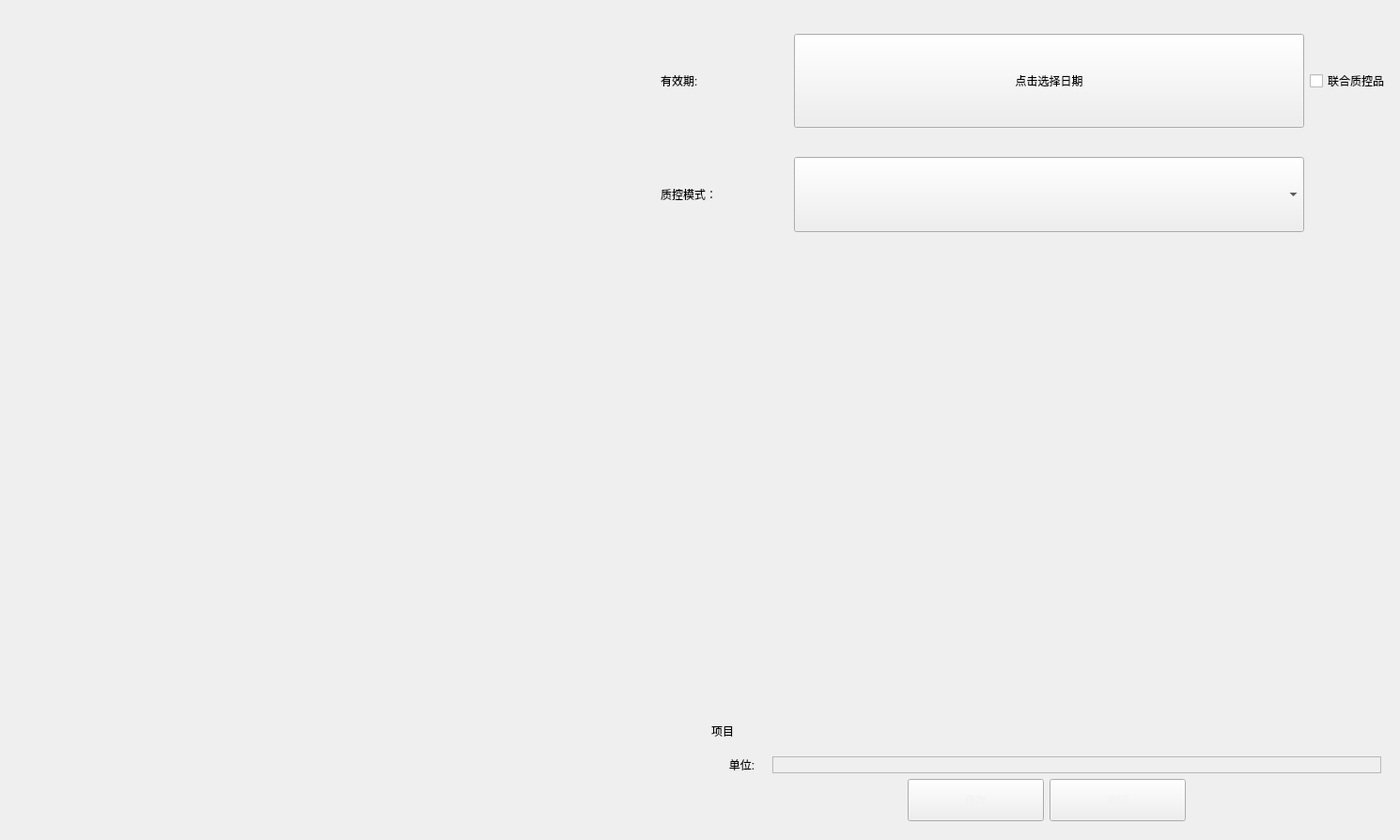
<?xml version="1.0" encoding="UTF-8"?>
<ui version="4.0">
 <class>QCSettingEdit</class>
 <widget class="QWidget" name="QCSettingEdit">
  <property name="geometry">
   <rect>
    <x>0</x>
    <y>0</y>
    <width>1490</width>
    <height>894</height>
   </rect>
  </property>
  <property name="windowTitle">
   <string>Form</string>
  </property>
  <layout class="QVBoxLayout" name="verticalLayout_2">
   <item>
    <layout class="QGridLayout" name="gridLayout" rowstretch="9,1,1" columnstretch="10,10,1">
     <item row="1" column="0">
      <widget class="CusLineEdit" name="GroupNumber" native="true"/>
     </item>
     <item row="0" column="0">
      <widget class="CusLineEdit" name="QCName" native="true">
       <property name="minimumSize">
        <size>
         <width>0</width>
         <height>150</height>
        </size>
       </property>
      </widget>
     </item>
     <item row="2" column="0">
      <widget class="CusLineEdit" name="TrackIndexNumber" native="true"/>
     </item>
     <item row="2" column="1">
      <widget class="CusLineEdit" name="IndexNUmber" native="true"/>
     </item>
     <item row="0" column="2">
      <widget class="QCheckBox" name="checkBox">
       <property name="text">
        <string>联合质控品</string>
       </property>
      </widget>
     </item>
     <item row="1" column="1">
      <layout class="QHBoxLayout" name="horizontalLayout" stretch="2,8">
       <item>
        <widget class="QLabel" name="label">
         <property name="styleSheet">
          <string notr="true">font: 22pt &quot;Microsoft YaHei UI&quot;;</string>
         </property>
         <property name="text">
          <string>质控模式：</string>
         </property>
        </widget>
       </item>
       <item>
        <widget class="QComboBox" name="QCModelCombox">
         <property name="minimumSize">
          <size>
           <width>0</width>
           <height>80</height>
          </size>
         </property>
        </widget>
       </item>
      </layout>
     </item>
     <item row="0" column="1">
      <layout class="QHBoxLayout" name="horizontalLayout_2" stretch="2,8">
       <item>
        <widget class="QLabel" name="label_2">
         <property name="styleSheet">
          <string notr="true">font: 20pt &quot;Microsoft YaHei UI&quot;;</string>
         </property>
         <property name="text">
          <string>有效期:</string>
         </property>
        </widget>
       </item>
       <item>
        <widget class="QPushButton" name="ValuedDateBtn">
         <property name="minimumSize">
          <size>
           <width>0</width>
           <height>100</height>
          </size>
         </property>
         <property name="styleSheet">
          <string notr="true">font: 14pt &quot;Microsoft YaHei UI&quot;;</string>
         </property>
         <property name="text">
          <string>点击选择日期</string>
         </property>
        </widget>
       </item>
      </layout>
     </item>
    </layout>
   </item>
   <item>
    <layout class="QHBoxLayout" name="horizontalLayout_4" stretch="1,1">
     <item>
      <widget class="TurnPageGridView" name="widget" native="true"/>
     </item>
     <item>
      <widget class="QWidget" name="ProjectArea" native="true">
       <layout class="QVBoxLayout" name="verticalLayout">
        <item>
         <widget class="QLabel" name="label_3">
          <property name="styleSheet">
           <string notr="true">font: 20pt &quot;Microsoft YaHei UI&quot;;</string>
          </property>
          <property name="text">
           <string>项目</string>
          </property>
         </widget>
        </item>
        <item>
         <widget class="CusLineEdit" name="targetInput" native="true"/>
        </item>
        <item>
         <widget class="CusLineEdit" name="SDInput" native="true"/>
        </item>
        <item>
         <layout class="QHBoxLayout" name="horizontalLayout_5" stretch="1,10">
          <property name="spacing">
           <number>0</number>
          </property>
          <item>
           <widget class="QLabel" name="label_4">
            <property name="styleSheet">
             <string notr="true">font: 20pt &quot;Microsoft YaHei UI&quot;;</string>
            </property>
            <property name="text">
             <string>单位:</string>
            </property>
            <property name="alignment">
             <set>Qt::AlignCenter</set>
            </property>
           </widget>
          </item>
          <item>
           <widget class="CusAdjustBox" name="UnitSelect">
            <property name="frameShape">
             <enum>QFrame::StyledPanel</enum>
            </property>
            <property name="frameShadow">
             <enum>QFrame::Raised</enum>
            </property>
           </widget>
          </item>
         </layout>
        </item>
        <item>
         <layout class="QHBoxLayout" name="horizontalLayout_3">
          <item>
           <spacer name="horizontalSpacer">
            <property name="orientation">
             <enum>Qt::Horizontal</enum>
            </property>
            <property name="sizeHint" stdset="0">
             <size>
              <width>40</width>
              <height>20</height>
             </size>
            </property>
           </spacer>
          </item>
          <item>
           <widget class="QPushButton" name="SaveBtn">
            <property name="minimumSize">
             <size>
              <width>145</width>
              <height>45</height>
             </size>
            </property>
            <property name="styleSheet">
             <string notr="true">QPushButton{
font: 700 13pt &quot;Microsoft YaHei UI&quot;;
color: #F2F2F2;
border-image: url(:/resources/img/common/btnNomal.png);
padding: -1;}
QPushButton:pressed{
font: 700 13pt &quot;Microsoft YaHei UI&quot;;
color: #F2F2F2;
border-image: url(:/resources/img/common/btnClicked.png);
padding: -1;}
</string>
            </property>
            <property name="text">
             <string>保存</string>
            </property>
           </widget>
          </item>
          <item>
           <widget class="QPushButton" name="ReturnBtn">
            <property name="minimumSize">
             <size>
              <width>145</width>
              <height>45</height>
             </size>
            </property>
            <property name="styleSheet">
             <string notr="true">QPushButton{
font: 700 13pt &quot;Microsoft YaHei UI&quot;;
color: #F2F2F2;
border-image: url(:/resources/img/common/btnNomal.png);
padding: -1;}
QPushButton:pressed{
font: 700 13pt &quot;Microsoft YaHei UI&quot;;
color: #F2F2F2;
border-image: url(:/resources/img/common/btnClicked.png);
padding: -1;}
</string>
            </property>
            <property name="text">
             <string>返回</string>
            </property>
           </widget>
          </item>
          <item>
           <spacer name="horizontalSpacer_2">
            <property name="orientation">
             <enum>Qt::Horizontal</enum>
            </property>
            <property name="sizeHint" stdset="0">
             <size>
              <width>40</width>
              <height>20</height>
             </size>
            </property>
           </spacer>
          </item>
         </layout>
        </item>
       </layout>
      </widget>
     </item>
    </layout>
   </item>
  </layout>
 </widget>
 <customwidgets>
  <customwidget>
   <class>CusLineEdit</class>
   <extends>QWidget</extends>
   <header location="global">CusLineEdit.h</header>
   <container>1</container>
  </customwidget>
  <customwidget>
   <class>CusAdjustBox</class>
   <extends>QFrame</extends>
   <header location="global">CusAdjustBox.h</header>
   <container>1</container>
  </customwidget>
  <customwidget>
   <class>TurnPageGridView</class>
   <extends>QWidget</extends>
   <header location="global">TurnPageGridView.h</header>
   <container>1</container>
  </customwidget>
 </customwidgets>
 <resources/>
 <connections/>
</ui>
